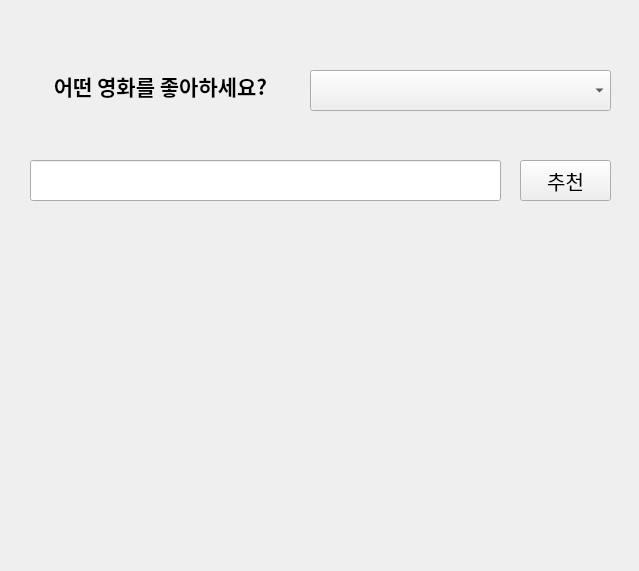
<?xml version="1.0" encoding="UTF-8"?>
<ui version="4.0">
 <class>Form</class>
 <widget class="QWidget" name="Form">
  <property name="geometry">
   <rect>
    <x>0</x>
    <y>0</y>
    <width>639</width>
    <height>571</height>
   </rect>
  </property>
  <property name="windowTitle">
   <string>Form</string>
  </property>
  <widget class="QLabel" name="label">
   <property name="geometry">
    <rect>
     <x>30</x>
     <y>50</y>
     <width>261</width>
     <height>71</height>
    </rect>
   </property>
   <property name="font">
    <font>
     <family>Bahnschrift</family>
     <pointsize>16</pointsize>
     <weight>75</weight>
     <bold>true</bold>
    </font>
   </property>
   <property name="text">
    <string>어떤 영화를 좋아하세요?</string>
   </property>
   <property name="alignment">
    <set>Qt::AlignCenter</set>
   </property>
  </widget>
  <widget class="QComboBox" name="comboBox">
   <property name="geometry">
    <rect>
     <x>310</x>
     <y>70</y>
     <width>301</width>
     <height>41</height>
    </rect>
   </property>
   <property name="font">
    <font>
     <pointsize>15</pointsize>
    </font>
   </property>
  </widget>
  <widget class="QLineEdit" name="le_keyword">
   <property name="geometry">
    <rect>
     <x>30</x>
     <y>160</y>
     <width>471</width>
     <height>41</height>
    </rect>
   </property>
   <property name="font">
    <font>
     <pointsize>15</pointsize>
    </font>
   </property>
  </widget>
  <widget class="QPushButton" name="btn_recommendation">
   <property name="geometry">
    <rect>
     <x>520</x>
     <y>160</y>
     <width>91</width>
     <height>41</height>
    </rect>
   </property>
   <property name="font">
    <font>
     <pointsize>15</pointsize>
    </font>
   </property>
   <property name="text">
    <string>추천</string>
   </property>
  </widget>
  <widget class="QLabel" name="lbl_recommendation">
   <property name="geometry">
    <rect>
     <x>50</x>
     <y>240</y>
     <width>551</width>
     <height>281</height>
    </rect>
   </property>
   <property name="font">
    <font>
     <pointsize>15</pointsize>
    </font>
   </property>
   <property name="text">
    <string/>
   </property>
   <property name="alignment">
    <set>Qt::AlignCenter</set>
   </property>
  </widget>
 </widget>
 <resources/>
 <connections/>
</ui>
